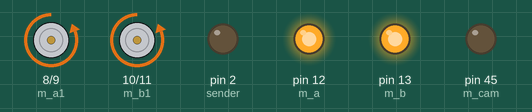
The sketch below on a simulated Arduino Mega 2560, built with avr-gcc and run on an emulated ATmega2560. On the bench: motor-driver pin pairs drawn as motors (green arrow = first pin HIGH = forward, orange = second pin HIGH = backward, longer = more drive), output pins drawn as LEDs (lit = HIGH).

Above: at 0.1 s.
Timing chart, 0 to 1.6 s (numbered marks = the images above):
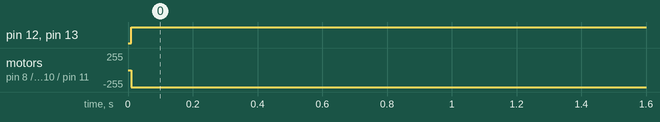

The sketch:

drive_1_0.ino
```cpp
#define sender 2
#define empfaenger 3

const int m_a1 = 8;    //motor A signal 1
const int m_a2 = 9;    //motor A signal 2
const int m_a  = 12;    //motor A speed
const int m_b1 = 10;    //motor B signal 1
const int m_b2 = 11;    //motor B signal 2
const int m_b  = 13;    //motor B speed

const int m_cam  = 45;  //camera motor
int messung, abstand;


void setup()
{
  pinMode(m_a1, OUTPUT);
  pinMode(m_a2, OUTPUT);
  pinMode(m_a, OUTPUT);
  pinMode(m_b1, OUTPUT);
  pinMode(m_b2, OUTPUT);
  pinMode(m_b, OUTPUT);

  pinMode(m_cam, OUTPUT);
  Serial.begin(9600);
  pinMode(sender, OUTPUT);                    // Digital 2 ist ein Sender (PWM).
  pinMode(empfaenger, INPUT);                 // Digiatl 3 ist ein Empfänger.
  delay(10);
}

void loop()
{
  drive(1,255);
  cam(0);
  /*drive(1, 255);
  Serial.print("1");
  delay(2000);
  drive(2, 255);
  Serial.print("2");
  delay(2000);
  drive(3, 255);
  Serial.print("3");
  delay(2000);
  drive(4, 255);
  Serial.print("4");
  delay(2000); */
  /*
  digitalWrite(sender, HIGH);                 // Ein Ultraschallsignal wird gesendet.
  delayMicroseconds(100);                     // Er macht es 100ms=0,1s.
  digitalWrite(sender, LOW);                  // Das Ultraschallsignal wird beendet.
  messung = pulseIn(empfaenger, HIGH);        // Laufzeitmessung
  abstand = messung/57,7;                     // Umrechnung in cm
  Serial.print(abstand);                      // Ausgabe auf den Monitor
  Serial.println(" cm");
  delay(20);
  drive(1,255);

  if(abstand<7)
  {
    drive(0,0);
    delay(2000);
    drive(3,255);
    delay(200);
    drive(4,255);
    delay(2000);
    drive(1,255);
    delay(3000);
    drive(2,255);
    delay(2000);
    drive(1,255);
    delay(4000);
    drive(2,255);
    delay(2000);
    drive(1,255);
    delay(3000);
    drive(4,255);
    delay(2000);


  }
  */
}

void cam(int dir){
  if(dir == 0){
    digitalWrite(m_cam, 0);
  }
}

void drive(int dir, int s){    //direction, speed

  //    /\
  //  A    B
  //
  if(dir == 0){
    digitalWrite(m_a1, LOW);
    digitalWrite(m_a2, LOW);  // Motor 1 dreht jetzt nicht.
    digitalWrite(m_b1, LOW);
    digitalWrite(m_b2, LOW);  // Motor 2 dreht jetzt nicht.

  }
  if(dir == 1){
    digitalWrite(m_a1, LOW);
    digitalWrite(m_a2, HIGH);  // Motor 1 dreht jetzt vorwärts.
    analogWrite(m_a, s);       // Motor 1 Leistung.
    digitalWrite(m_b1, LOW);
    digitalWrite(m_b2, HIGH);  // Motor 2 dreht jetzt vorwärts.
    analogWrite(m_b, s);       // Motor 2 Leistung.
  }
  if(dir == 2){
    digitalWrite(m_a1, LOW);
    digitalWrite(m_a2, HIGH);   // Motor 1 dreht jetzt vorwärts.
    analogWrite(m_a, s);       // Motor 1 Leistung.
    digitalWrite(m_b1, HIGH);
    digitalWrite(m_b2, LOW);  // Motor 2 dreht jetzt rückwärts.
    analogWrite(m_b, s);       // Motor 2 Leistung.
  }
  if(dir == 3){
    digitalWrite(m_a1, HIGH);
    digitalWrite(m_a2, LOW);  // Motor 1 dreht jetzt rückwärts.
    analogWrite(m_a, s);       // Motor 1 Leistung.
    digitalWrite(m_b1, HIGH);
    digitalWrite(m_b2, LOW);  // Motor 2 dreht jetzt rückwärts.
    analogWrite(m_b, s);       // Motor 2 Leistung.
  }
  if(dir == 4){
    digitalWrite(m_a1, HIGH);
    digitalWrite(m_a2, LOW);  // Motor 1 dreht jetzt rückwärts.
    analogWrite(m_a, s);       // Motor 1 Leistung.
    digitalWrite(m_b1, LOW);
    digitalWrite(m_b2, HIGH);  // Motor 2 dreht jetzt vorwärts.
    analogWrite(m_b, s);       // Motor 2 Leistung.
  }
}
```

Measured:
- by itself, pin 12 (m_a), pin 13 (m_b): LOW → HIGH at 0.01 s
- by itself, motor on pin 8 (m_a1) / pin 9 (m_a2), motor on pin 10 (m_b1) / pin 11 (m_b2): stopped → backward 255/255 at 0.01 s
